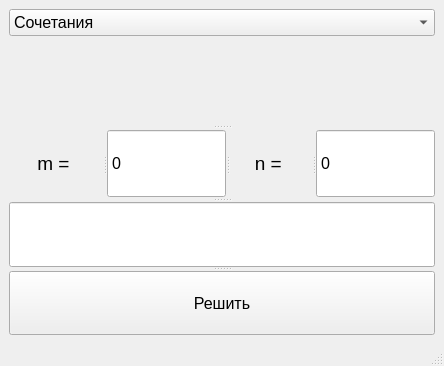
<?xml version="1.0" encoding="UTF-8"?>
<ui version="4.0">
 <class>MainWindow</class>
 <widget class="QMainWindow" name="MainWindow">
  <property name="geometry">
   <rect>
    <x>0</x>
    <y>0</y>
    <width>444</width>
    <height>366</height>
   </rect>
  </property>
  <property name="windowTitle">
   <string>MainWindow</string>
  </property>
  <widget class="QWidget" name="centralwidget">
   <layout class="QGridLayout" name="gridLayout">
    <item row="0" column="1">
     <widget class="QSplitter" name="splitter_5">
      <property name="orientation">
       <enum>Qt::Vertical</enum>
      </property>
      <widget class="QWidget" name="layoutWidget">
       <layout class="QGridLayout" name="gridLayout_2">
        <item row="0" column="0">
         <widget class="QComboBox" name="comboBox">
          <property name="font">
           <font>
            <pointsize>12</pointsize>
           </font>
          </property>
          <item>
           <property name="text">
            <string>Сочетания</string>
           </property>
          </item>
          <item>
           <property name="text">
            <string>Сочетания с повторениями</string>
           </property>
          </item>
          <item>
           <property name="text">
            <string>Размещения с повторением</string>
           </property>
          </item>
         </widget>
        </item>
        <item row="1" column="0">
         <widget class="QLabel" name="label">
          <property name="text">
           <string/>
          </property>
          <property name="scaledContents">
           <bool>false</bool>
          </property>
          <property name="alignment">
           <set>Qt::AlignCenter</set>
          </property>
         </widget>
        </item>
       </layout>
      </widget>
      <widget class="QSplitter" name="splitter_3">
       <property name="orientation">
        <enum>Qt::Horizontal</enum>
       </property>
       <widget class="QSplitter" name="splitter_2">
        <property name="orientation">
         <enum>Qt::Horizontal</enum>
        </property>
        <widget class="QLabel" name="m_label">
         <property name="font">
          <font>
           <pointsize>14</pointsize>
          </font>
         </property>
         <property name="text">
          <string>m = </string>
         </property>
         <property name="alignment">
          <set>Qt::AlignCenter</set>
         </property>
        </widget>
        <widget class="QSpinBox" name="m_spinBox">
         <property name="font">
          <font>
           <pointsize>12</pointsize>
          </font>
         </property>
         <property name="buttonSymbols">
          <enum>QAbstractSpinBox::NoButtons</enum>
         </property>
         <property name="maximum">
          <number>1000</number>
         </property>
        </widget>
       </widget>
       <widget class="QSplitter" name="splitter">
        <property name="orientation">
         <enum>Qt::Horizontal</enum>
        </property>
        <widget class="QLabel" name="n_label">
         <property name="font">
          <font>
           <pointsize>14</pointsize>
          </font>
         </property>
         <property name="text">
          <string>n = </string>
         </property>
         <property name="alignment">
          <set>Qt::AlignCenter</set>
         </property>
        </widget>
        <widget class="QSpinBox" name="n_spinBox">
         <property name="font">
          <font>
           <pointsize>12</pointsize>
          </font>
         </property>
         <property name="buttonSymbols">
          <enum>QAbstractSpinBox::NoButtons</enum>
         </property>
         <property name="maximum">
          <number>1000</number>
         </property>
        </widget>
       </widget>
      </widget>
      <widget class="QSplitter" name="splitter_4">
       <property name="orientation">
        <enum>Qt::Vertical</enum>
       </property>
       <widget class="QLineEdit" name="result_lineEdit">
        <property name="font">
         <font>
          <pointsize>12</pointsize>
         </font>
        </property>
        <property name="text">
         <string/>
        </property>
        <property name="frame">
         <bool>true</bool>
        </property>
        <property name="readOnly">
         <bool>true</bool>
        </property>
        <property name="clearButtonEnabled">
         <bool>false</bool>
        </property>
       </widget>
       <widget class="QPushButton" name="solve_button">
        <property name="font">
         <font>
          <pointsize>12</pointsize>
         </font>
        </property>
        <property name="text">
         <string>Решить</string>
        </property>
       </widget>
      </widget>
     </widget>
    </item>
   </layout>
  </widget>
  <widget class="QMenuBar" name="menubar">
   <property name="geometry">
    <rect>
     <x>0</x>
     <y>0</y>
     <width>444</width>
     <height>21</height>
    </rect>
   </property>
  </widget>
  <widget class="QStatusBar" name="statusbar"/>
 </widget>
 <resources/>
 <connections/>
</ui>
